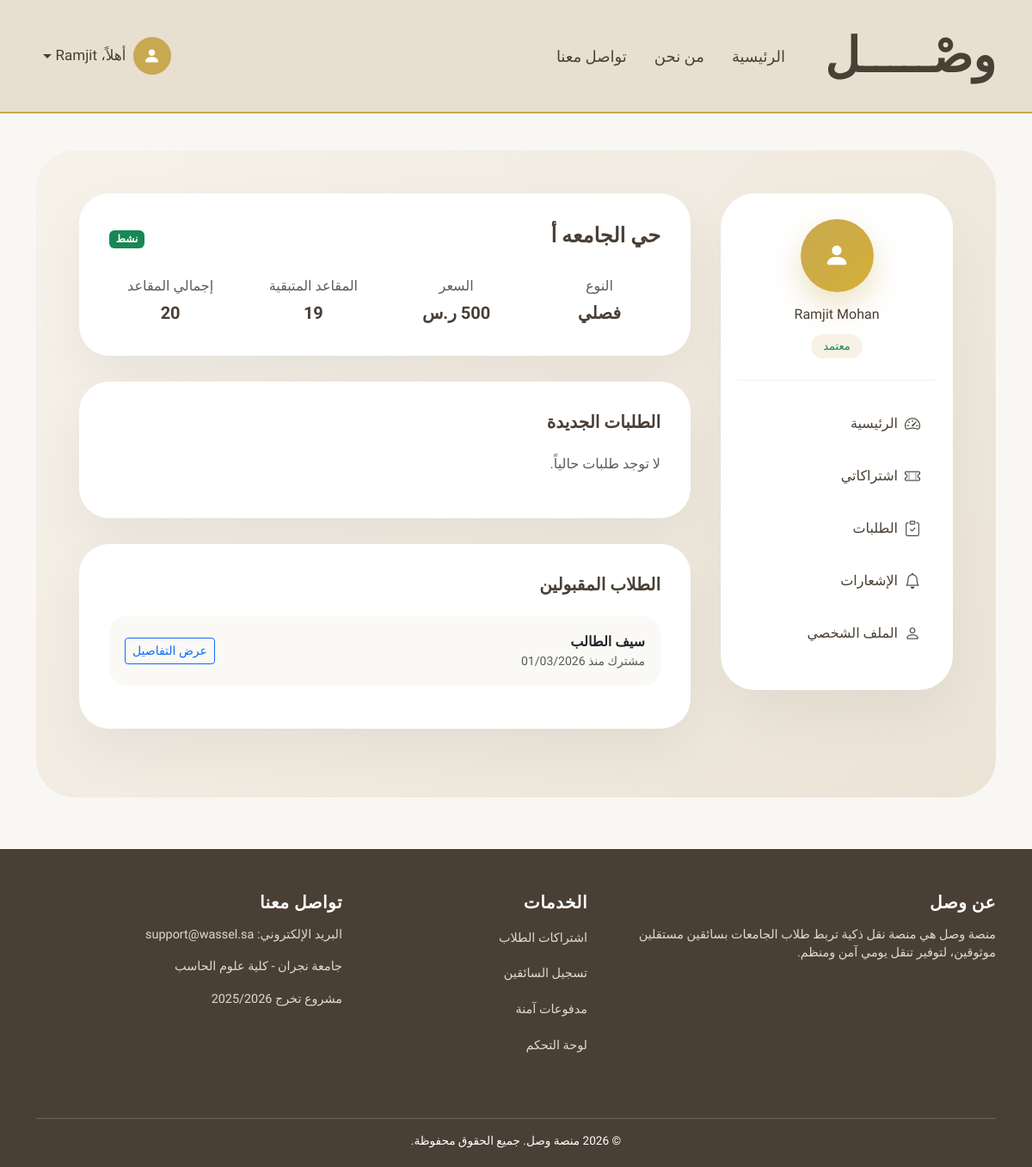
Page /driver/subscriptions/1/ (signed in) on the earlier database version.
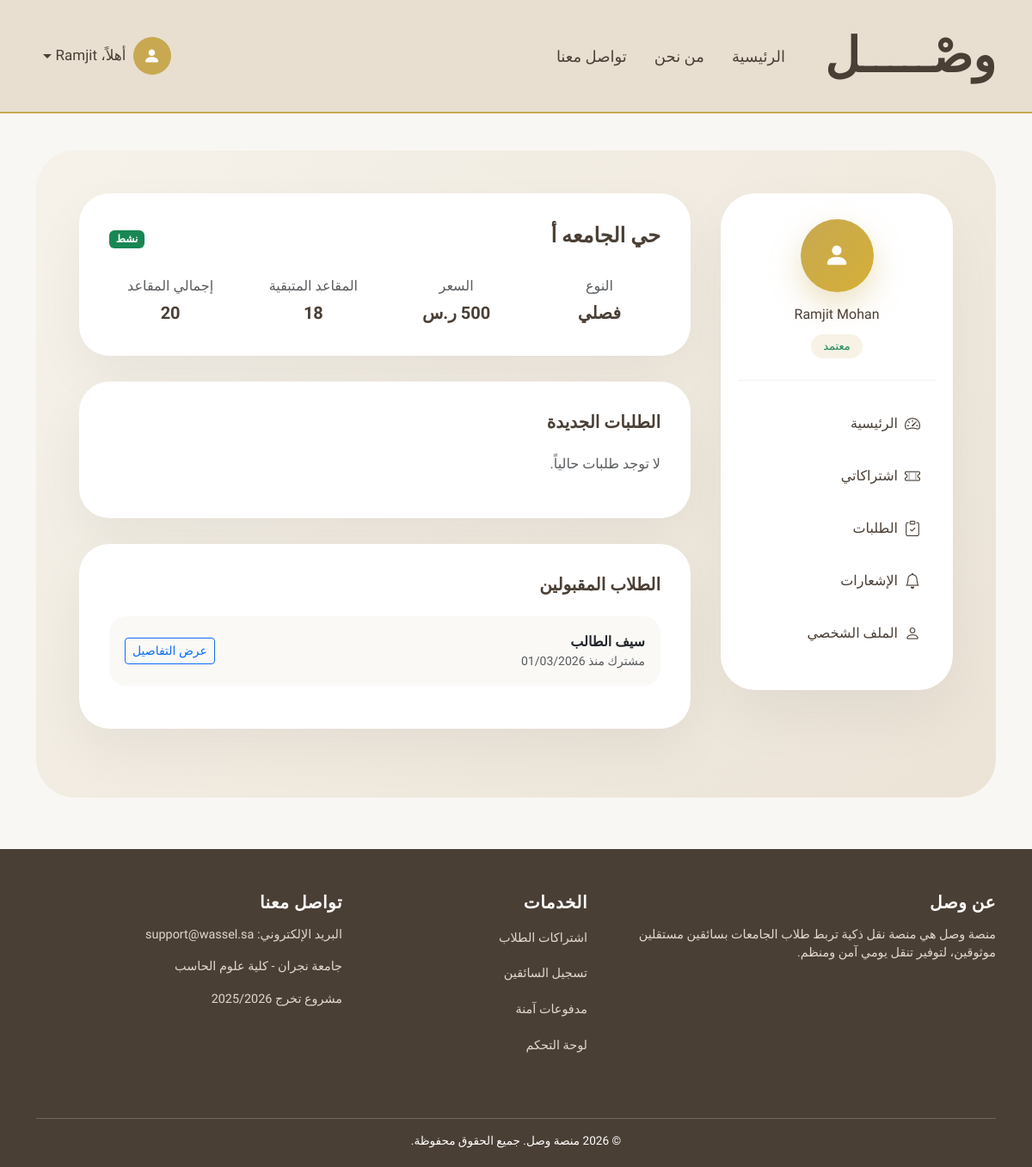
Same page on the later database version.
### accounts/models.py (models this page shows, shortened)
class User(AbstractUser):
    username = None  # حذفنا username رسميًا
    ROLE_CHOICES = (
        ('student', 'طالب'),
        ('driver', 'سائق'),
    )
    STATUS_CHOICES = (
        ('active', 'Active'),
        ('banned', 'Banned'),
    )
    email = models.EmailField(unique=True)
    role = models.CharField(
        max_length=20,
        choices=ROLE_CHOICES,
        default='student'
    )
    phone = models.CharField(max_length=20)
    city = models.ForeignKey(
        City,
        on_delete=models.PROTECT,
        related_name="users",
        verbose_name="المدينة"
    )
    status = models.CharField(
        max_length=20,
        choices=STATUS_CHOICES,
        default='active'
    )
    USERNAME_FIELD = "email"
    REQUIRED_FIELDS = ["first_name", "last_name", "phone"]
    objects = CustomUserManager()

### subscriptions/models.py (models this page shows, shortened)
class Subscription(models.Model):
    DURATION_CHOICES = (
        ("monthly", "شهري"),
        ("semester", "فصلي"),
    )
    STATUS_CHOICES = (
        ("active", "Active"),
        ("inactive", "Inactive"),
        ("full", "Full"),
    )
    driver = models.ForeignKey(
        DriverProfile,
        on_delete=models.CASCADE,
        related_name="subscriptions"
    )
    neighborhood = models.CharField(max_length=200)
    price = models.DecimalField(max_digits=8, decimal_places=2)
    seats = models.PositiveIntegerField()
    available_seats = models.PositiveIntegerField()
    duration = models.CharField(
        max_length=20,
        choices=DURATION_CHOICES
    )
    status = models.CharField(
        max_length=20,
        choices=STATUS_CHOICES,
        default="active"
    )
    start_date = models.DateField()
    end_date = models.DateField()
    notes = models.TextField(blank=True, null=True)
    created_at = models.DateTimeField(auto_now_add=True)

class SubscriptionRequest(models.Model):
    STATUS_CHOICES = (
        ("pending", "Pending"),
        ("approved", "Approved"),
        ("rejected", "Rejected"),
        ("cancelled", "Cancelled"),
    )
    student = models.ForeignKey(
        StudentProfile,
        on_delete=models.CASCADE,
        related_name="subscription_requests"
    )
    subscription = models.ForeignKey(
        Subscription,
        on_delete=models.CASCADE,
        related_name="requests"
    )
    status = models.CharField(
        max_length=20,
        choices=STATUS_CHOICES,
        default="pending"
    )
    request_date = models.DateTimeField(auto_now_add=True)
    decision_date = models.DateTimeField(blank=True, null=True)
    price_snapshot = models.DecimalField(
        max_digits=8,
        decimal_places=2,
        blank=True,
        null=True
    )
    note = models.TextField(blank=True, null=True)
    class Meta:
        unique_together = ("student", "subscription")

### student/models.py (models this page shows, shortened)
class StudentProfile(models.Model):
    GENDER_CHOICES = (
        ("male", "ذكر"),
        ("female", "أنثى"),
    )
    user = models.OneToOneField(
        settings.AUTH_USER_MODEL,
        on_delete=models.CASCADE,
        related_name="student_profile"
    )
    neighborhood = models.CharField(
        max_length=150
    )
    location_url = models.URLField(
        blank=True,
        null=True
    )
    university_name = models.CharField(
        max_length=150
    )
    gender = models.CharField(
        max_length=10,
        choices=GENDER_CHOICES
    )
    created_at = models.DateTimeField(auto_now_add=True)

### driver/views.py (the view)
# urls.py: path("subscriptions/<int:sub_id>/", views.subscription_detail, name="subscription_detail"),
@login_required
def subscription_detail(request, sub_id):
    if request.user.role != "driver":
        return redirect("main:index")
    profile = request.user.driver_profile
    subscription = get_object_or_404(
        Subscription,
        id=sub_id,
        driver=profile
    )
    pending_requests = subscription.requests.filter(
        status="pending"
    ).select_related("student__user")
    approved_requests = subscription.requests.filter(
        status="approved"
    ).select_related("student__user")
    context = {
        "subscription": subscription,
        "pending_requests": pending_requests,
        "approved_requests": approved_requests,
    }
    return render(request, "driver/subscription_detail.html", context)

### driver/templates/driver/subscription_detail.html (shortened to what this page needs)
{% extends "driver/base_driver.html" %}
{% block driver_content %}
<div class="detail-card">
    <div class="d-flex justify-content-between align-items-center mb-4">
        <h4 class="fw-bold">{{ subscription.neighborhood }}</h4>
        {% if subscription.status == "active" %}
        <span class="badge bg-success">نشط</span>
        {% elif subscription.status == "full" %}
        <span class="badge bg-warning text-dark">ممتلئ</span>
        {% else %}
        <span class="badge bg-secondary">غير نشط</span>
        {% endif %}
    </div>
    <div class="row text-center">
        <div class="col-md-3">
            <div class="text-muted mb-1">النوع</div>
            <div class="fw-bold fs-5">
                {{ subscription.get_duration_display }}
            </div>
        </div>
        <div class="col-md-3">
            <div class="text-muted mb-1">السعر</div>
            <div class="fw-bold fs-5">
                {{ subscription.price|floatformat:0 }} ر.س
            </div>
        </div>
        <div class="col-md-3">
            <div class="text-muted mb-1">المقاعد المتبقية</div>
            <div class="fw-bold fs-5">
                {{ subscription.available_seats }}
            </div>
        </div>
        <div class="col-md-3">
            <div class="text-muted mb-1">إجمالي المقاعد</div>
            <div class="fw-bold fs-5">
                {{ subscription.seats }}
            </div>
        </div>
    </div>
</div>
<div class="detail-card">
    <h5 class="section-title">الطلبات الجديدة</h5>
    {% if pending_requests %}
    {% for req in pending_requests %}
    <a href="{% url 'driver:subscription_request_detail' req.id %}" class="text-decoration-none text-dark">
        <div class="student-row d-flex justify-content-between align-items-center">
            <div>
                <div class="fw-bold">
                    {{ req.student.user.get_full_name }}
                </div>
                <div class="text-muted small">
                    {{ req.student.neighborhood }}
                </div>
            </div>
            <div>
                <span class="btn btn-outline-primary btn-sm">
                    عرض التفاصيل
                </span>
            </div>
        </div>
    </a>
    {% endfor %}
    {% else %}
    <p class="text-muted">لا توجد طلبات حالياً.</p>
    {% endif %}
</div>
<div class="detail-card">
    <h5 class="section-title">الطلاب المقبولين</h5>
    {% if approved_requests %}
    {% for req in approved_requests %}
    <a href="{% url 'driver:subscription_request_detail' req.id %}" class="text-decoration-none text-dark">
        <div class="student-row d-flex justify-content-between align-items-center">
            <div>
                <div class="fw-bold">
                    {{ req.student.user.get_full_name }}
                </div>
                <div class="text-muted small">
                    مشترك منذ {{ req.decision_date|date:"d/m/Y" }}
                </div>
            </div>
            <div>
                <span class="btn btn-outline-primary btn-sm">
                    عرض التفاصيل
                </span>
            </div>
        </div>
    </a>
    {% endfor %}
    {% else %}
    <p class="text-muted">لا يوجد طلاب مشتركين حالياً.</p>
    {% endif %}
</div>
{% endblock %}

### driver/templates/driver/base_driver.html (shortened to what this page needs)
{% extends "base.html" %}
{% block content %}
<div class="driver-page-bg">
    <div class="driver-layout">
        <div class="driver-sidebar d-none d-lg-block">
            <div class="driver-profile-box">
                <div class="driver-avatar">
                    <i class="bi bi-person-fill"></i>
                </div>
                <h6 class="mt-3 mb-1">{{ user.get_full_name }}</h6>
                {% if user.driver_profile.verification_status == "approved" %}
                <span class="driver-status text-success">معتمد</span>
                {% elif user.driver_profile.verification_status == "pending" %}
                <span class="driver-status text-warning">قيد المراجعة</span>
                {% elif user.driver_profile.verification_status == "rejected" %}
                <span class="driver-status text-danger">مرفوض</span>
                {% else %}
                <span class="driver-status text-secondary">غير مكتمل</span>
                {% endif %}
            </div>
            <a href="{% url 'driver:dashboard' %}"
                class="driver-link {% if request.resolver_match.url_name == 'dashboard' %}active{% endif %}">
                <i class="bi bi-speedometer2 me-2"></i>
                الرئيسية
            </a>
            <a href="{% url 'driver:subscriptions' %}"
                class="driver-link {% if request.resolver_match.url_name == 'subscriptions' %}active{% endif %}">
                <i class="bi bi-ticket-perforated me-2"></i>
                اشتراكاتي
            </a>
            <a href="{% url 'driver:requests' %}"
                class="driver-link {% if request.resolver_match.url_name == 'requests' %}active{% endif %}">
                <i class="bi bi-clipboard-check me-2"></i>
                الطلبات
            </a>
            <a href="{% url 'driver:notifications' %}"
                class="driver-link {% if request.resolver_match.url_name == 'notifications' %}active{% endif %}">
                <i class="bi bi-bell me-2"></i>
                الإشعارات
            </a>
            <a href="{% url 'driver:profile' %}"
                class="driver-link {% if request.resolver_match.url_name == 'profile' %}active{% endif %}">
                <i class="bi bi-person me-2"></i>
                الملف الشخصي
            </a>
        </div>
        <div class="driver-content">
            {% block driver_content %}{% endblock %}
        </div>
    </div>
</div>
{% endblock %}

### templates/base.html (shortened to what this page needs)
{% load static %}
<!DOCTYPE html>
<html lang="ar" dir="rtl">
<head>
    <link href="https://cdn.jsdelivr.net/npm/bootstrap-icons/font/bootstrap-icons.css" rel="stylesheet">
    <link href="https://cdn.jsdelivr.net/npm/bootstrap@5.3.2/dist/css/bootstrap.rtl.min.css" rel="stylesheet">
</head>
<body>
    <nav class="navbar navbar-expand-lg fixed-top custom-navbar">
        <div class="container">
            <a class="navbar-brand" href="{% url 'main:index' %}">وصْـــــل</a>
            <div class="collapse navbar-collapse" id="navbarNav">
                <ul class="navbar-nav align-items-center me-auto">
                    <li class="nav-item mx-2">
                        <a class="nav-link {% if request.resolver_match.url_name == 'index' %}active-link{% endif %}"
                            href="{% url 'main:index' %}">
                            الرئيسية
                        </a>
                    </li>
                    <li class="nav-item mx-2">
                        <a class="nav-link {% if request.resolver_match.url_name == 'about' %}active-link{% endif %}"
                            href="{% url 'main:about' %}">
                            من نحن
                        </a>
                    </li>
                    <li class="nav-item mx-2">
                        <a class="nav-link {% if request.resolver_match.url_name == 'contact' %}active-link{% endif %}"
                            href="{% url 'main:contact' %}">
                            تواصل معنا
                        </a>
                    </li>
                </ul>
                <ul class="navbar-nav align-items-center">
                    {% if user.is_authenticated %}
                    <li class="nav-item dropdown user-dropdown">
                        <a class="nav-link dropdown-toggle d-flex align-items-center user-trigger" href="#"
                            role="button" data-bs-toggle="dropdown" aria-expanded="false">
                            <div class="user-icon">
                                <i class="bi bi-person-fill"></i>
                            </div>
                            <span class="user-name ms-2">
                                أهلاً، {{ user.first_name }}
                            </span>
                        </a>
                    </li>
                    {% endif %}
                </ul>
            </div>
        </div>
    </nav>
    <main class="container">
                    {% block content %}
                    {% endblock %}
    </main>
    <footer>
        <div class="container">
            <div class="row">
                <div class="col-md-5 mb-4">
                    <h5>عن وصل</h5>
                    <p>
                        منصة وصل هي منصة نقل ذكية تربط طلاب الجامعات
                        بسائقين مستقلين موثوقين، لتوفير تنقل يومي آمن ومنظم.
                    </p>
                </div>
                <div class="col-md-3 mb-4">
                    <h5>الخدمات</h5>
                    <ul class="list-unstyled">
                        <li><a href="#">اشتراكات الطلاب</a></li>
                        <li><a href="#">تسجيل السائقين</a></li>
                        <li><a href="#">مدفوعات آمنة</a></li>
                        <li><a href="#">لوحة التحكم</a></li>
                    </ul>
                </div>
                <div class="col-md-4 mb-4">
                    <h5>تواصل معنا</h5>
                    <p>البريد الإلكتروني: support@wassel.sa</p>
                    <p>جامعة نجران - كلية علوم الحاسب</p>
                    <p>مشروع تخرج 2025/2026</p>
                </div>
            </div>
            <div class="footer-bottom">
                © 2026 منصة وصل. جميع الحقوق محفوظة.
            </div>
        </div>
    </footer>
</body>
</html>

Differences in the rows shown:
changed Subscription "حي الجامعه أ": available_seats "19" → "18"
